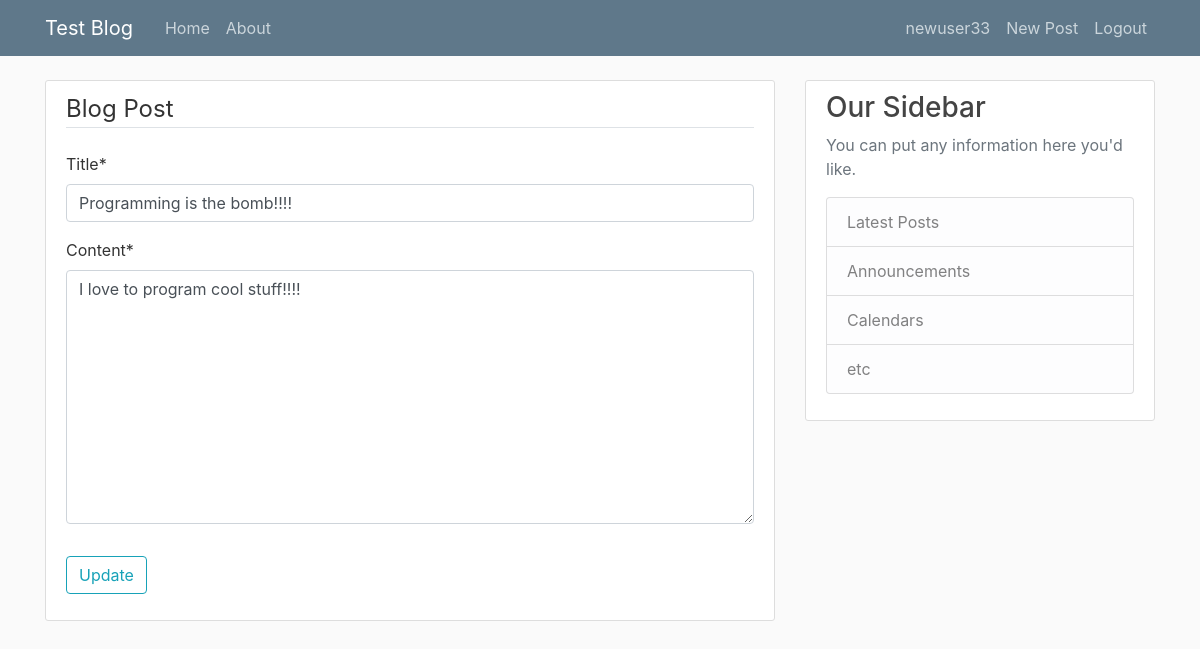
Page /post/8/update/ (signed in) on the committed database.
### test_blog/models.py (models this page shows, shortened)
class BlogPost(models.Model):
    author = models.ForeignKey(User, on_delete=models.CASCADE)
    date_posted = models.DateField(default=timezone.now)
    time_posted = models.TimeField(default=timezone.now)
    title = models.CharField(max_length=100)
    content = models.TextField()

### test_blog/views.py (the view, shortened to what this page needs)
# urls.py: path('post/<int:pk>/update/', PostUpdateView.as_view(),
class PostUpdateView(LoginRequiredMixin, UserPassesTestMixin, UpdateView):
    model = BlogPost
    fields = ['title', 'content']
    template_name = 'post_update.html'
    def test_func(self):
        post = self.get_object()
        if self.request.user == post.author:
            return True
        return False

### test_blog/templates/post_update.html (shortened to what this page needs)
{% extends 'site_base.html' %}
{% load crispy_forms_tags %}
{% block content %}
    <div class="content-section">
        <form method="POST">
            <fieldset class="form-group">
                <legend class="border-bottom mb-4">Blog Post</legend>
                {{ form|crispy }}
            </fieldset>
            <div class="form-group">
                <button class="btn btn-outline-info" type="submit">Update</button>
            </div>
        </form>
    </div>
{% endblock content %}

### test_blog/templates/site_base.html (shortened to what this page needs)
{% load static %}
<!DOCTYPE html>
 <html class="no-js">
<html lang="en">
  <head>
    <link rel="stylesheet" href="https://maxcdn.bootstrapcdn.com/bootstrap/4.0.0/css/bootstrap.min.css">
    <link rel="stylesheet" type="text/css" href="{% static 'css/test_blog.css' %}"></link>
  </head>
  <body>
    <header class="site-header">
        <nav class="navbar navbar-expand-md navbar-dark bg-steel fixed-top">
            <div class="container">
                <a class="navbar-brand mr-4" href="{% url 'test_blog-home' %}">Test Blog</a>
                <div class="collapse navbar-collapse" id="navbarToggle">
                    <div class="navbar-nav mr-auto">
                        <a class="nav-item nav-link" href="{% url 'test_blog-home' %}">Home</a>
                        <a class="nav-item nav-link" href="{% url 'test_blog-about' %}">About</a>
                    </div>
                    <div class="navbar-nav">
                        {% if user.is_authenticated %}
                            <a class="nav-item nav-link" href="{% url 'user-profile' %}">{{ user.username }}</a>
                            <a class="nav-item nav-link" href="{% url 'post-create' %}">New Post</a>
                            <a class="nav-item nav-link" href="{% url 'logout' %}">Logout</a>
                        {% else %}
                            <a class="nav-item nav-link" href="{% url 'login' %}">Login</a>
                            <a class="nav-item nav-link" href="{% url 'user-reg' %}">Register</a>
                        {% endif %}
                    </div>
                </div>
            </div>
        </nav>
    </header>
    <main role="main" class="container">
        <div class="row">
            <div class="col-md-8">
                {% block content %}{% endblock %}
            </div>
            <div class="col-md-4">
                <div class="content-section">
                    <h3 id="test">Our Sidebar</h3>
                    <p class='text-muted'>You can put any information here you'd like.
                        <ul class="list-group">
                            <li class="list-group-item list-group-item-light">Latest Posts</li>
                            <li class="list-group-item list-group-item-light">Announcements</li>
                            <li class="list-group-item list-group-item-light">Calendars</li>
                            <li class="list-group-item list-group-item-light">etc</li>
                        </ul>
                    </p>
                </div>
            </div>
        </div>
    </main>
  </body>
</html>

### test_blog/static/css/test_blog.css (style rules this page uses)
body { background: #fafafa; color: #333333; margin-top: 5rem; }
h1, h2, h3, h4, h5, h6 { color: #444444; }
ul { margin: 0; }
.bg-steel { background-color: #5f788a; }
.site-header .navbar-nav .nav-link { color: #cbd5db; }
.content-section { background: #ffffff; padding: 10px 20px; border: 1px solid #dddddd; border-radius: 3px; margin-bottom: 20px; }

### rows in the picture
BlogPost: title "Programming is the bomb!!!!", content "I love to program cool stuff!!!!"

### other values in the picture
{{ user.username }} "newuser33"
